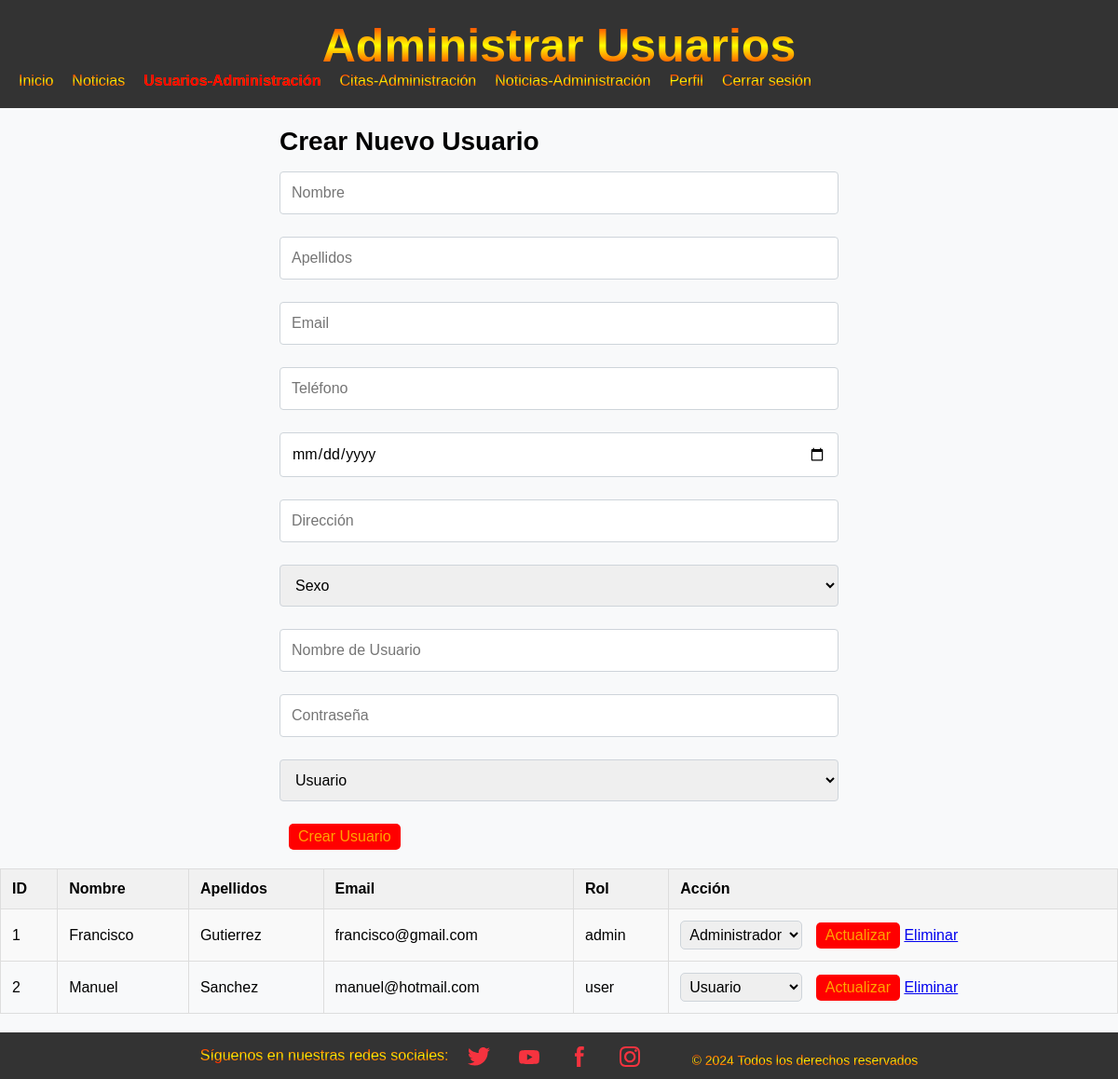
/Francisco_Gutierrez_TrabajoPHP/views/usuarios-administracion.php (signed in), run on the app's committed database.
### tables this page shows
CREATE TABLE `users_login` (
  `idLogin` int(11) NOT NULL,
  `idUser` int(11) NOT NULL,
  `usuario` varchar(255) NOT NULL,
  `password` varchar(255) NOT NULL,
  `rol` enum('admin','user') NOT NULL
);

CREATE TABLE `users_data` (
  `idUser` int(11) NOT NULL,
  `nombre` varchar(255) NOT NULL,
  `apellidos` varchar(255) NOT NULL,
  `email` varchar(255) NOT NULL,
  `telefono` varchar(20) NOT NULL,
  `fecha_nacimiento` date NOT NULL,
  `direccion` text DEFAULT NULL,
  `sexo` enum('masculino','femenino','otro') NOT NULL
);

### Francisco_Gutierrez_TrabajoPHP/views/usuarios-administracion.php (the view, shortened to what this page needs)
<?php
include __DIR__ . '/../db.php';
$usuarios = $conn->query("SELECT users_data.idUser, nombre, apellidos, email, rol
    FROM users_data
    INNER JOIN users_login ON users_data.idUser = users_login.idUser");
?>
<!DOCTYPE html>
<html lang="es">
<head>
    <link rel="stylesheet" href="../css/style.css">
    <link rel="stylesheet" href="../css/style_usuarios_administracion.css">
</head>
<body>
    <header>
        <h1>Administrar Usuarios</h1>
        <nav>
            <ul>
                <li><a href="../index.php">Inicio</a></li>
                <li><a href="../views/noticias.php">Noticias</a></li>
                <li><a href="../views/usuarios-administracion.php" class="active">Usuarios-Administración</a></li>
                <li><a href="../views/citas-administracion.php">Citas-Administración</a></li>
                <li><a href="../views/noticias-administracion.php">Noticias-Administración</a></li>
                <li><a href="../views/perfil.php">Perfil</a></li>
                <li><a href="../add/logout.php">Cerrar sesión</a></li>
            </ul>
        </nav>
    </header>
    <main>
        <div class="container_p-4">
            <h2>Crear Nuevo Usuario</h2>
            <form action="../views/usuarios-administracion.php" method="POST">
                <div class="form-group">
                    <input type="text" name="nombre" class="form-control" placeholder="Nombre" required>
                </div>
                <div class="form-group">
                    <input type="text" name="apellidos" class="form-control" placeholder="Apellidos" required>
                </div>
                <div class="form-group">
                    <input type="email" name="email" class="form-control" placeholder="Email" required>
                </div>
                <div class="form-group">
                    <input type="text" name="telefono" class="form-control" placeholder="Teléfono" required>
                </div>
                <div class="form-group">
                    <input type="date" name="fecha_nacimiento" class="form-control" placeholder="Fecha de Nacimiento" required>
                </div>
                <div class="form-group">
                    <input type="text" name="direccion" class="form-control" placeholder="Dirección" required>
                </div>
                <div class="form-group">
                    <select name="sexo" class="form-control" required>
                        <option value="" disabled selected>Sexo</option>
                    </select>
                </div>
                <div class="form-group">
                    <input type="text" name="username" class="form-control" placeholder="Nombre de Usuario" required>
                </div>
                <div class="form-group">
                    <input type="password" name="password" class="form-control" placeholder="Contraseña" required>
                </div>
                <div class="form-group">
                    <select name="rol" class="form-control" required>
                        <option value="user">Usuario</option>
                    </select>
                </div>
                <input type="submit" name="crear" class="btn btn-primary" value="Crear Usuario">
            </form>
        </div>
        <div class="container_p-5">
            <table>
                <tr>
                    <th>ID</th>
                    <th>Nombre</th>
                    <th>Apellidos</th>
                    <th>Email</th>
                    <th>Rol</th>
                    <th>Acción</th>
                </tr>
                <?php while ($usuario = $usuarios->fetch_assoc()) : ?>
                    <tr>
                        <td><?php echo $usuario['idUser']; ?></td>
                        <td><?php echo $usuario['nombre']; ?></td>
                        <td><?php echo $usuario['apellidos']; ?></td>
                        <td><?php echo $usuario['email']; ?></td>
                        <td><?php echo $usuario['rol']; ?></td>
                        <td>
                            <form action="../views/usuarios-administracion.php" method="post" style="display:inline;">
                                <select name="rol" required>
                                    <option value="user" <?php if ($usuario['rol'] == 'user') echo 'selected'; ?>>Usuario</option>
                                    <option value="admin" <?php if ($usuario['rol'] == 'admin') echo 'selected'; ?>>Administrador</option>
                                </select>
                                <input type="submit" value="Actualizar">
                            </form>
                            <a href="../views/usuarios-administracion.php?delete=<?php echo $usuario['idUser']; ?>" onclick="return confirm('¿Estás seguro de que quieres eliminar este usuario?');" class="btn btn-danger">Eliminar</a>
                        </td>
                    </tr>
                <?php endwhile; ?>
            </table>
        </div>
    </main>
    <footer>
        <p>Síguenos en nuestras redes sociales: </p>
        <div class="social">
            <a href="https://twitter.com" target="_blank">
                <img src="../images/Twitter.svg" alt="logo-twitter" />
            </a>
        </div>
        <div class="social">
            <a href="https://youtube.com" target="_blank">
                <img src="../images/youtube.svg" alt="logo-youtube" />
            </a>
        </div>
        <div class="social">
            <a href="https://facebook.com" target="_blank">
                <img src="../images/FAcebook.svg" alt="logo-facebook" />
            </a>
        </div>
        <div class="social">
            <a href="https://instagram.com" target="_blank">
                <img src="../images/Instagram.svg" alt="logo-instagram" />
            </a>
        </div>
        <p class="ft-1">&copy; 2024 Todos los derechos reservados</p>
    </footer>
</body>
</html>

### Francisco_Gutierrez_TrabajoPHP/css/style.css (style rules this page uses)
* { margin: 0; padding: 0; box-sizing: border-box; font-family: Arial, sans-serif; }
html, body { margin: 0; padding: 0; background-color: rgb(223, 215, 215); scroll-behavior: smooth; }
header { background-color: #333; padding: 20px; text-align: center; }
nav ul { list-style: none; margin: 0; padding: 0; display: flex; justify-content: left; }
nav li { margin-right: 20px; }
nav a { color: #fff; background: linear-gradient(red, yellow, red); -webkit-background-clip: text; background-clip: text; color: transparent; transition: font-size 0.2s; }
nav a.active { color: rgb(255, 0, 0); text-decoration: none; font-weight: bold; }
footer { display: flex; justify-content: center; align-items: center; gap: 10px; background-color: #333; color: #fff; text-align: center; height: 50px; width: 100%; margin: 0; padding: 0; }
footer p { color: #fff; background: linear-gradient(red, yellow, red); -webkit-background-clip: text; background-clip: text; color: transparent; }
.ft-1 { margin-left: 35px; }
.social { width: 24px; height: 24px; padding: 1px 0px 0px 0px; }

### Francisco_Gutierrez_TrabajoPHP/css/style_usuarios_administracion.css (style rules this page uses)
header { background-color: #333; padding: 20px; text-align: center; }
h1 { font-size: 50px; background: linear-gradient(red, yellow, red); -webkit-background-clip: text; background-clip: text; color: transparent; }
nav ul { list-style: none; margin: 0; padding: 0; display: flex; justify-content: left; }
nav li { margin-right: 20px; }
nav a { color: #fff; background: linear-gradient(red, yellow, red); -webkit-background-clip: text; background-clip: text; color: transparent; transition: font-size 0.2s; }
nav a.active { color: rgb(255, 0, 0); text-decoration: none; font-weight: bold; }
h2 { font-size: 1.75rem; margin-bottom: 1rem; }
.container_p-4 { width: 600px; }
.container_p-5 { width: 1200px; }
.form-group { margin-bottom: 1.5rem; }
.form-group input.form-control, .form-group select.form-control { width: 100%; padding: 0.75rem; font-size: 1rem; line-height: 1.25; border: 1px solid #ced4da; border-radius: 0.25rem; box-sizing: border-box; }
.btn-primary { display: inline-block; padding: 0.75rem 1.25rem; font-size: 1rem; font-weight: 400; color: #fff; background-color: #007bff; border: 1px solid #007bff; border-radius: 0.25rem; text-align: center; text-decoration: none; cursor: pointer; transition: background-color 0.15s ease-in-out, border-color 0.15s ease-in-out; }
form { margin-top: 1rem; }
main { display: flex; padding: 20px; background-color: #f8f9fa; flex-direction: column; align-items: center; }
table { width: 100%; border-collapse: collapse; margin-top: 20px; }
table th, table td { padding: 12px; text-align: left; border: 1px solid #ddd; }
table th { background-color: #f1f1f1; font-weight: bold; }
table tr:nth-child(even) { background-color: #f9f9f9; }
form { display: inline; }
form select { padding: 5px; border-radius: 5px; border: 1px solid #ced4da; font-size: 16px; }
form input[type="submit"] { background-color: red; border: none; color: orange; padding: 5px 10px; border-radius: 5px; cursor: pointer; font-size: 16px; margin-left: 10px; transition: background-color 0.3s; }
footer { text-align: center; padding: 10px; background-color: #333; color: white; width: 100%; bottom: 0; }
footer p { margin: 0; }
footer .social { display: inline-block; margin: 0 10px; }
footer .social a img { width: 24px; height: 24px; }
footer .ft-1 { margin-top: 10px; font-size: 14px; }

### data on the page
users_login: idUser.idUser "1", idUser.nombre "Francisco", idUser.apellidos "Gutierrez", idUser.email "francisco@gmail.com", rol "admin", rol "Administrador"
users_login: idUser.idUser "2", idUser.nombre "Manuel", idUser.apellidos "Sanchez", idUser.email "manuel@hotmail.com", rol "user", rol "Usuario"
